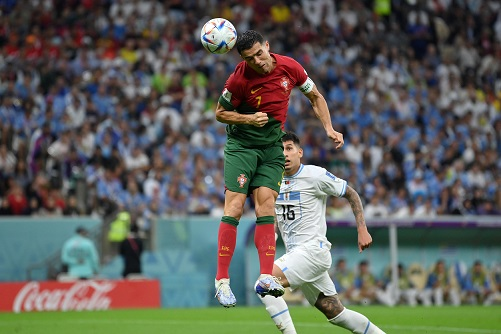
#> input picture ImageProcessing/ImageWarping/input_image.jpg, 501 x 334 px
$ python main.py
#> lines starting #> are read from the running program, lines starting #| are printed output that depends on the picture
import cv2
import numpy as np

# read the image
image = cv2.imread('input_image.jpg')
#> image is the input picture: shape (334, 501, 3); mean B, G, R 89.3, 95.4, 93.6

# define the four corners of the original image
pts1 = np.float32([[50,50], [200,50], [50,200], [200,200]])

# define the four corners of the desired perspective
pts2 = np.float32([[10,100], [200,50], [100,250], [300,200]])

# calculate the transformation matrix and apply it
M = cv2.getPerspectiveTransform(pts1, pts2)
result = cv2.warpPerspective(image, M, (400, 300))
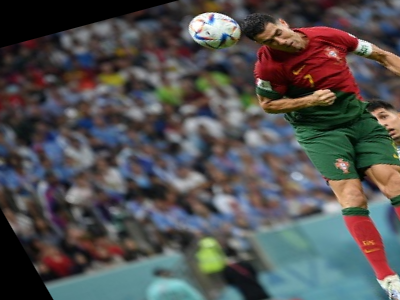
#> result: shape (300, 400, 3); mean B, G, R 81.2, 81.2, 82.5

# display the result
# cv2.imshow('Original Image', image)
# cv2.imshow('Wrapped Image', result)
cv2.imwrite("op.png", result)
cv2.waitKey(0)
